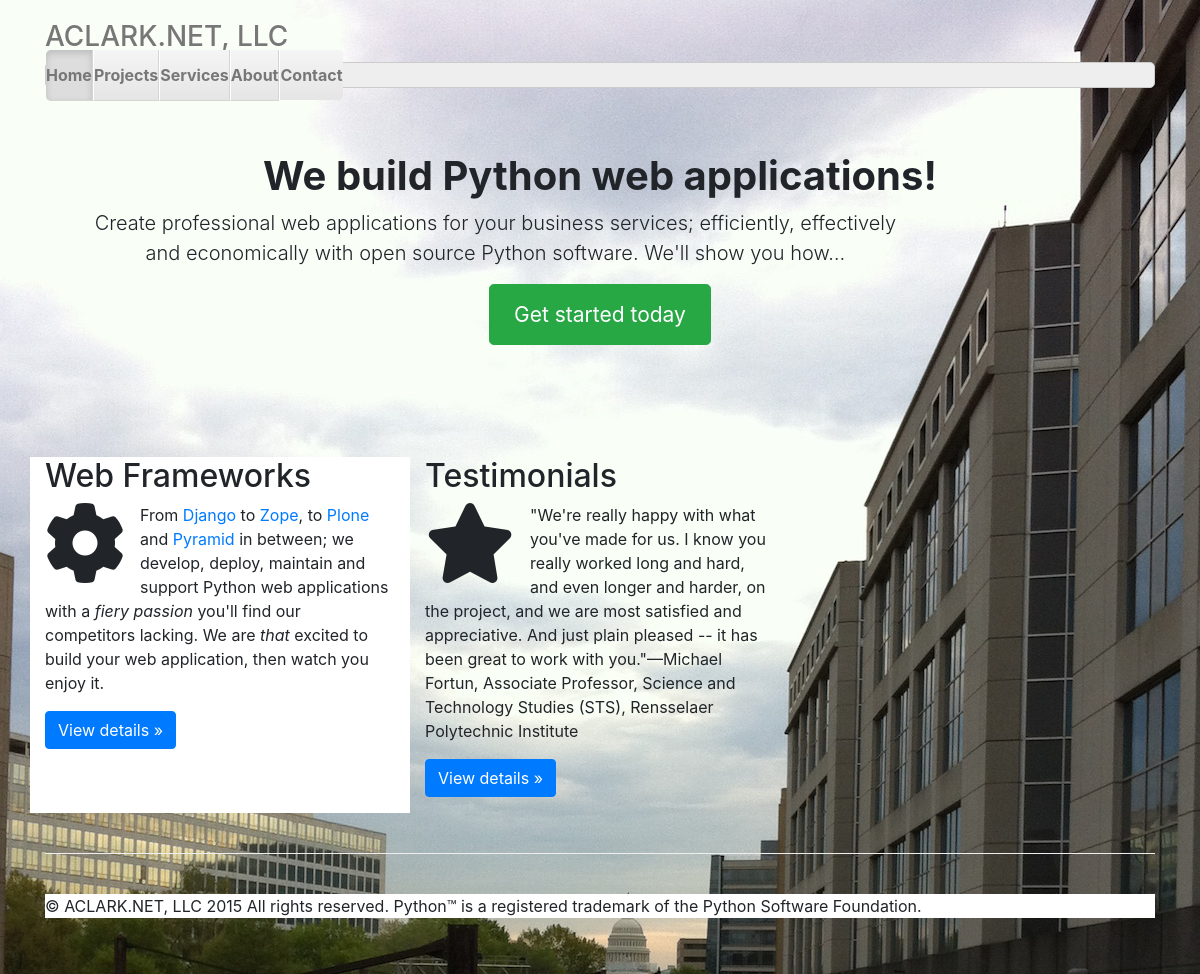
The page / on the database its author committed.
### aclarknet/aclarknet/models.py (models this page shows, shortened)
class Testimonial(models.Model):
    name = models.CharField(max_length=60)
    title = models.CharField(max_length=120, default=None)
    text = models.TextField()
    date = models.DateTimeField(default=None)

### aclarknet/aclarknet/views.py (the view)
# urls.py: url(r'^$', 'aclarknet.aclarknet.views.home', name='home'),
def home(request):
    testimonial = Testimonial.objects.order_by('?')[0]
    context = {'testimonial': testimonial}
    return render(request, 'home.html', context)

### aclarknet/aclarknet/templates/home.html (shortened to what this page needs)
{% load staticfiles %}
<!DOCTYPE html>
<html lang="en">
  <head>
    <link href="{% static 'bower_components/bootstrap/dist/css/bootstrap.min.css' %}" rel="stylesheet">
    <link href="{% static 'bower_components/fontawesome/css/font-awesome.min.css' %}" rel="stylesheet">
    <link href="{% static 'justified-nav.css' %}" rel="stylesheet">
    <link href="{% static 'aclarknet.css' %}" rel="stylesheet">
  </head>
  <body>
    <div class="container">
      <div class="masthead">
        <h3 class="text-muted"><a class="plain" href="/">ACLARK.NET, LLC</a></h3>
        <div role="navigation">
          <ul class="nav nav-justified">
            {% block nav %}
            <li class="active"><a href="/">Home</a></li>
            <li><a href="/projects">Projects</a></li>
            <li><a href="/services">Services</a></li>
            <li><a href="/about">About</a></li>
            <li><a href="/contact">Contact</a></li>
            {% endblock %}
          </ul>
        </div>
      </div>
      {% block content %}
      <div class="jumbotron">
        <h1 class="bold">We build Python web applications!</h1>
        <p class="lead width">Create professional web applications for your business services; efficiently, effectively and economically with open source Python software. We'll show you how…</p>
        <p><a class="btn btn-lg btn-success" href="/contact" role="button">Get started today</a></p>
      </div>
      <div class="row">
        <div class="col-lg-4 background-white">
          <h2>Web Frameworks</h2>
          <p><i class="fa fa-cog fa-5x wrap"></i> From <a href="https://www.djangoproject.com/">Django</a> to <a href="http://zope.org/">Zope</a>, to <a href="https://plone.org/">Plone</a> and <a href="http://www.pylonsproject.org/">Pyramid</a> in between; we develop, deploy, maintain and support Python web applications with a <i>fiery passion</i> you'll find our competitors lacking. We are <i>that</i> excited to build your web application, then watch you enjoy it.
          <p><a class="btn btn-primary" href="/projects" role="button">View details &raquo;</a></p>
       </div>
        <div class="col-lg-4">
          <h2>Testimonials</h2>
          <p><i class="fa fa-star fa-5x wrap"></i>&quot;{{ testimonial.text }}&quot;&mdash;{{ testimonial.name }}, {{ testimonial.title }}</p>
          <p><a class="btn btn-primary" href="/about/testimonials" role="button">View details &raquo;</a></p>
        </div>
      </div>
    {% endblock %}
      <footer class="footer">
        <p class="background-white">&copy; ACLARK.NET, LLC 2015 All rights reserved. Python™ is a registered trademark of the Python Software Foundation.</p>
      </footer>
    </div>
  </body>
</html>

### aclarknet/aclarknet/static/justified-nav.css (style rules this page uses)
body { padding-top: 20px; }
.footer { padding-top: 40px; padding-bottom: 40px; margin-top: 40px; border-top: 1px solid #eee; }
.jumbotron { text-align: center; background-color: transparent; }
.jumbotron .btn { padding: 14px 24px; font-size: 21px; }
.nav-justified { background-color: #eee; border: 1px solid #ccc; border-radius: 5px; }
.nav-justified > li > a { padding-top: 15px; padding-bottom: 15px; margin-bottom: 0; font-weight: bold; color: #777; text-align: center; background-color: #e5e5e5; background-image: -webkit-gradient(linear, left top, left bottom, from(#f5f5f5), to(#e5e5e5)); background-image: -webkit-linear-gradient(top, #f5f5f5 0%, #e5e5e5 100%); background-image: -o-linear-gradient(top, #f5f5f5 0%, #e5e5e5 100%); background-image: -webkit-gradient(linear, left top, left bottom, from(top), color-stop(0%, #f5f5f5), to(#e5e5e5)); background-image: linear-gradient(top, #f5f5f5 0%, #e5e5e5 100%); filter: progid:DXImageTransform.Microsoft.gradient( startColorstr='#f5f5f5', endColorstr='#e5e5e5',GradientType=0 ); background-repeat: repeat-x; border-bottom: 1px solid #d5d5d5; }
.nav-justified > .active > a, .nav-justified > .active > a:hover, .nav-justified > .active > a:focus { background-color: #ddd; background-image: none; -webkit-box-shadow: inset 0 3px 7px rgba(0,0,0,.15); box-shadow: inset 0 3px 7px rgba(0,0,0,.15); }
.nav-justified > li:first-child > a { border-radius: 5px 5px 0 0; }
.nav-justified > li:last-child > a { border-bottom: 0; border-radius: 0 0 5px 5px; }
@media (min-width: 768px) { .nav-justified { max-height: 52px; } }
@media (min-width: 768px) { .nav-justified > li > a { border-right: 1px solid #d5d5d5; border-left: 1px solid #fff; } }
@media (min-width: 768px) { .nav-justified > li:first-child > a { border-left: 0; border-radius: 5px 0 0 5px; } }
@media (min-width: 768px) { .nav-justified > li:last-child > a { border-right: 0; border-radius: 0 5px 5px 0; } }
@media screen and (min-width: 768px) { .masthead, .marketing, .footer { padding-right: 0; padding-left: 0; } }

### aclarknet/aclarknet/static/aclarknet.css (style rules this page uses)
.background-white { background: white; }
.bold { font-weight: bold; }
.plain, .plain:hover { color: #777777; text-decoration: none; }
.width { width: 80% }
.wrap { float: left; padding-right: 15px; }

### rows shown on the page
Testimonial: text "We're really happy with what you've made for us. I know you really worked long and hard, and even longer and harder, on the project, and we are most satisfied and appreciative. And just plain pleased -- it has been great to work with you.", name "Michael Fortun", title "Associate Professor, Science and Technology Studies (STS), Rensselaer Polytechnic Institute"
